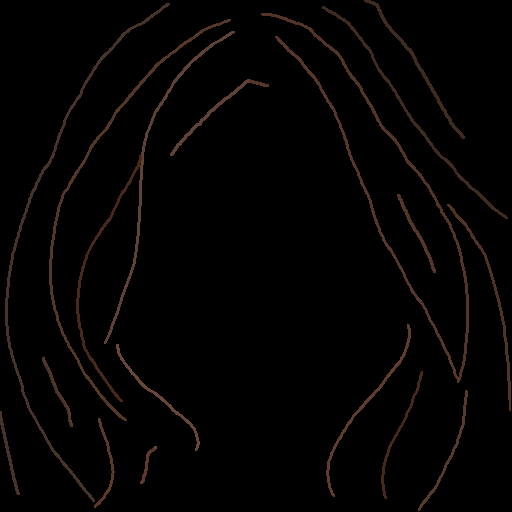
#> input picture data/densified_shs/T27/CM_1067.png, 512 x 512 px, found by its file name; its folder holds only this picture in this run
$ python densify_sketch_official.py   (older library calls are emulated)
#> lines starting #> are read from the running program, lines starting #| are printed output that depends on the picture; after the words box and inside, x2 and y2 are one past the last pixel; in counts of white or black regions, pixels touching at a corner belong together
#> further down, sk is the input picture: shape (512, 512, 3); mean B, G, R 2.1, 2.7, 4.2
### unbraid_completion.py
import cv2,os
import numpy as np
import matplotlib.pyplot as plt
from numpy.core.fromnumeric import squeeze
from scipy.ndimage.morphology import distance_transform_edt
from skimage.morphology import skeletonize
from skimage import measure as skim

def remove_small_regions(edge_img, small_cc):
    filtered_edges = np.zeros_like(edge_img, dtype=bool)

    # Find connected regions and remove small components
    ## ps: skim measure label aims to return the the resgions which its neighbors has the samller memebers than the threshold
    rgb_edge_regions, num_regions = skim.label(edge_img, return_num=True, connectivity=2)
    for rid in range(1, num_regions + 1):
        rid_region = (rgb_edge_regions == rid)
        if np.sum(np.array(rid_region, dtype=np.int32)) > small_cc:
            filtered_edges = np.logical_or(rid_region, filtered_edges)

    return filtered_edges

def visualSketch(input_strokes, matte, added_strokes):
    matte = matte[:,:,np.newaxis]
    visual = np.concatenate((matte,matte,matte),axis=2)

    added_strokes = np.array(added_strokes,dtype=np.bool)
    visual[added_strokes] = [19,193,14]

    input_strokes = np.array(input_strokes,dtype=np.bool)
    visual[input_strokes] = [38,135,208]

    return visual

def getSketchCompletion(sk_gray,matte,vis_flag=False,threshold=15):

#> called with vis_flag = False, threshold = 15
    sk_mask = 0 + (sk_gray > 0)
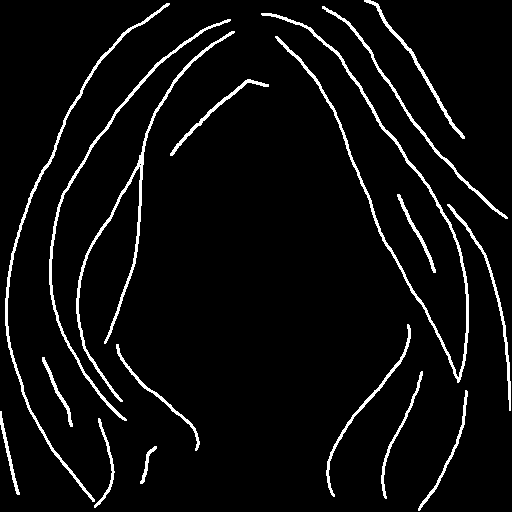
#> sk_mask: shape (512, 512) int64; values 0 (black) and 1 (white), 5.1% white; 17 white regions, largest, box (x1, y1, x2, y2) and area: (261, 13, 469, 383) 2568, (76, 31, 235, 402) 1872, (5, 3, 170, 502) 1721

    mask = np.array(matte)
    mask = 0 + (mask > 230)
#> mask: shape (512, 512) int64; every value is 0

    dist_mask = distance_transform_edt(mask)
    # Step 1: remove soft boundary
    squeeze_mask = (dist_mask > 10).astype("uint8")
#> squeeze_mask: shape (512, 512); every value is 0

    dist_sk_mask = distance_transform_edt(1-sk_mask)
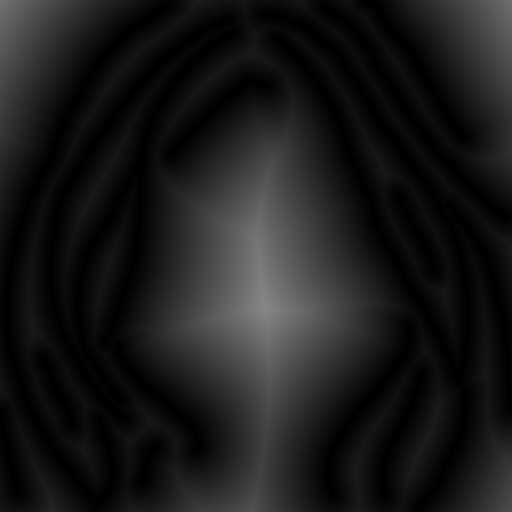
#> dist_sk_mask: shape (512, 512) float64; min 0, max 135.2, mean 26.1
    filter_im = dist_sk_mask * squeeze_mask

    # Step 2: subtract the existing-stroke regions from the generated matte
    filter_regions = (filter_im > threshold).astype(np.uint8)

    # Step 3: remove very small regions
    refined_regions = remove_small_regions(filter_regions, small_cc=240)
#> in remove_small_regions, `rgb_edge_regions, num_regions = skim.label(edge_img, return_num=True, ..`: num_regions = 0

    # Step 4: extract skeleton (strokes) from the rest regions
    skeleton = skeletonize(np.uint8(refined_regions), method='lee')
    dist_skeleton = distance_transform_edt(1-skeleton)
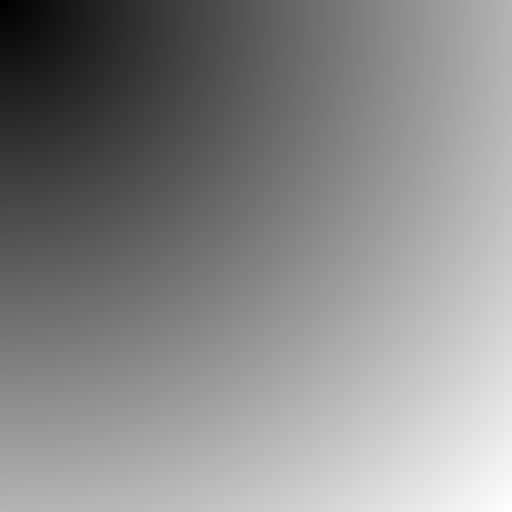
#> dist_skeleton: shape (512, 512) float64; min 1, max 723.4, mean 391.8; drawn with min black and max white
    added_stroke = (dist_skeleton < 1.5) * 255
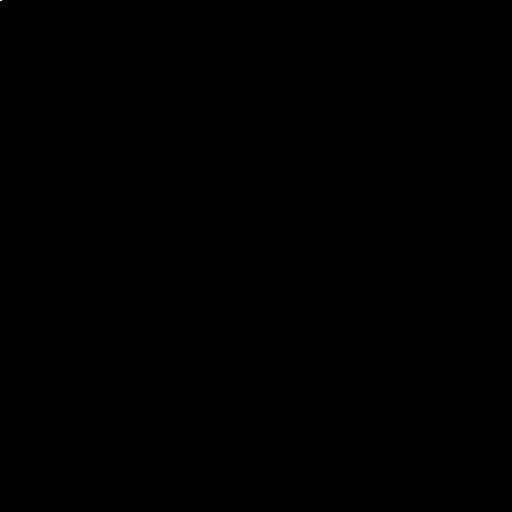
#> added_stroke: shape (512, 512) int64; 0% white in thin lines or dots, all inside (x1, y1, x2, y2) = (0, 0, 2, 1)

    sk_matte_full = visualSketch(sk_mask,matte,added_stroke)
#> in visualSketch, `visual[added_strokes] = [19,193,14]`: visual: shape (512, 512, 3); mean of channels 0, 1, 2 3.1, 3.1, 3.1
#> in visualSketch, `visual[input_strokes] = [38,135,208]`:
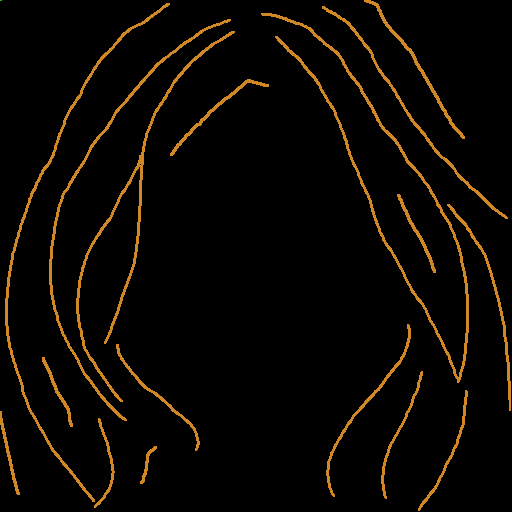
#> visual: shape (512, 512, 3); mean of channels 0, 1, 2 1.9, 6.9, 10.6; drawn as B, G, R
    if vis_flag:
        plt.subplot(231)
        plt.imshow(visualSketch(sk_mask,matte,sk_mask))
        plt.subplot(232)
        plt.imshow(squeeze_mask)
        plt.subplot(233)
        plt.imshow(filter_regions)
        plt.subplot(234)
        plt.imshow(refined_regions)
        plt.subplot(235)
        plt.imshow(added_stroke)
        plt.subplot(236)
        plt.imshow(sk_matte_full)
        plt.show()

    return added_stroke, sk_matte_full

# [9 lines left out: function getUnbraidStroke, not called in this run]


# [6 lines that do not run on import are left out]

### scripts/densify_sketch_official.py
"""SHS 공개 auto-completion 코드(unbraid_completion.py) 기반 densification.

reports/20260804shssourcediffparametercorrection.md 의 권고:
자체 재구현(densify_sketch.py) 대신 SHS 가 공개한 `getSketchCompletion()` 을 그대로 쓴다.
원본에서 유일하게 바꾼 것은 하드코딩된 `threshold = 15` 를 함수 인자로 뺀 것(unbraid_completion.py)
뿐이고, 그 외 알고리즘은 전부 원본 그대로다. SHS 코드는 이진 마스크만 반환하므로(하류에서 색
부여는 SHS 논문에도 없음), 우리 sketch가 색으로 헤어 색을 인코딩하는 것에 맞춰 색 전파
(`_propagate_color`, densify_sketch.py 재사용) + blend(원본 우선)만 추가한다.

threshold 의미: SHS 원본 stroke 로부터의 Euclidean 거리(px) — 이 값보다 먼 영역만 gap 후보.
SHS 기본값 15. 우리 기존 K sweep(K=25/15/11, L∞ 반경 12/7/5)은 전부 이 기본값(15)보다
공격적이었음(§2-1) — 그래서 sweep 을 {15(SHS 기본), 12, 9, 6}으로 다시 잡는다.

  python scripts/densify_sketch_official.py
"""

from __future__ import annotations

import os
import sys
from pathlib import Path

import cv2
import numpy as np

sys.path.insert(0, str(Path(__file__).parent.parent))

from densify_sketch import _propagate_color, stroke_mask_from_sketch, viz_densified
from unbraid_completion import getSketchCompletion


def densify_sketch_shs(sketch_bgr, matte_u8, threshold=15):
    """SHS 공개 코드 그대로 + 색 전파/blend 만 추가.

    sketch_bgr: (H,W,3) uint8, 검은 배경 + 컬러 stroke
    matte_u8  : (H,W) uint8 grayscale, 흰색=hair 영역 (SHS 코드가 내부에서 >230 으로 이진화)
    반환      : (densified_sketch_bgr, info_dict)
    """
    sk_gray = cv2.cvtColor(sketch_bgr, cv2.COLOR_BGR2GRAY)
    added_stroke, _ = getSketchCompletion(sk_gray, matte_u8, threshold=threshold)  # 이진 마스크
    new_mask = added_stroke > 0

    # 우리 추가분: 색 전파 + blend (원본 우선) — SHS 코드에는 없음(이진 마스크만 반환)
#> (the run stopped early here; a loop or call above may not have finished)
